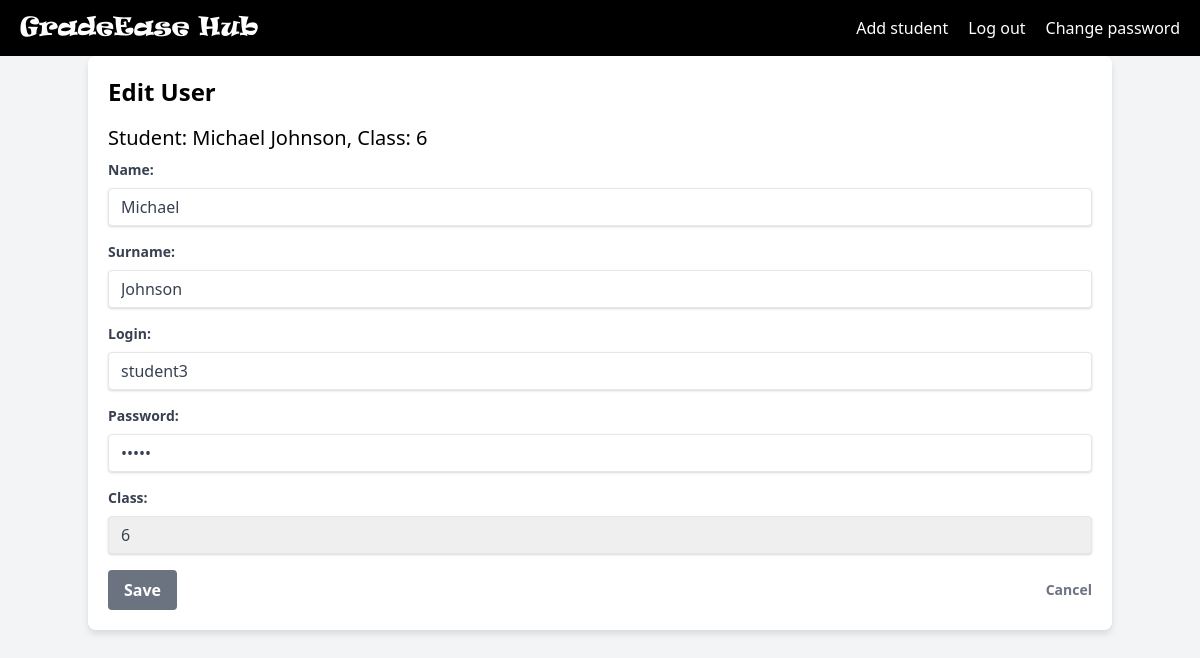
Page /pages/edit.php?student_id=33 (signed in) on the committed database.
### tables this page shows
CREATE TABLE `students` (
  `student_id` int(11) NOT NULL,
  `user_id` int(11) NOT NULL,
  `class` varchar(50) NOT NULL
);

CREATE TABLE `users` (
  `user_id` int(11) NOT NULL,
  `login` varchar(50) NOT NULL,
  `password` varchar(255) NOT NULL,
  `name` varchar(50) NOT NULL,
  `surname` varchar(50) NOT NULL,
  `role_as` tinyint(4) NOT NULL DEFAULT 0,
  `date_of_birth` date DEFAULT NULL,
  `created_at` timestamp NOT NULL DEFAULT current_timestamp()
);

### pages/edit.php (the view, shortened to what this page needs)
<?php
include_once "../scripts/connect.php";
$user_id = $_GET['student_id'];
$sql_student = "
    SELECT users.name, users.surname, users.login, students.class
    FROM users
    INNER JOIN students ON users.user_id = students.user_id
    WHERE users.user_id = :user_id
";
$stmt_student = $conn->prepare($sql_student);
$stmt_student->bindParam(':user_id', $user_id, PDO::PARAM_INT);
$stmt_student->execute();
$student = $stmt_student->fetch(PDO::FETCH_ASSOC);
?>
<!DOCTYPE html>
<html lang="en">
<head>
    <link href="https://cdn.jsdelivr.net/npm/tailwindcss@2.2.19/dist/tailwind.min.css" rel="stylesheet">
    <link rel="stylesheet" href="../css/student.css">
</head>
<body>
    <div class="navbar">
    <div class="navbar-brand">
            <a href="admin.php" class="text-white">GradeEase Hub</a>
        </div>
        <div class="navbar-links">
            <a href="addstudent.php">Add student</a>
            <a href="../scripts/logout.php">Log out</a>
            <a href="change_passw.php">Change password</a>
        </div>
    </div>
    <div class="container mx-auto p-4">
        <h1 class="text-2xl font-bold mb-4">Edit User</h1>
        <div>
            <h2 class="text-xl mb-2">Student: <?php echo htmlspecialchars($student['name'] . ' ' . $student['surname']); ?>, Class: <?php echo htmlspecialchars($student['class']); ?></h2>
            <form action="edit.php?student_id=<?php echo htmlspecialchars($user_id); ?>" method="POST">
                <div class="mb-4">
                    <label for="name" class="block text-gray-700 text-sm font-bold mb-2">Name:</label>
                    <input type="text" id="name" name="name" value="<?php echo htmlspecialchars($student['name']); ?>" class="shadow appearance-none border rounded w-full py-2 px-3 text-gray-700 leading-tight focus:outline-none focus:shadow-outline">
                </div>
                <div class="mb-4">
                    <label for="surname" class="block text-gray-700 text-sm font-bold mb-2">Surname:</label>
                    <input type="text" id="surname" name="surname" value="<?php echo htmlspecialchars($student['surname']); ?>" class="shadow appearance-none border rounded w-full py-2 px-3 text-gray-700 leading-tight focus:outline-none focus:shadow-outline">
                </div>
                <div class="mb-4">
                    <label for="login" class="block text-gray-700 text-sm font-bold mb-2">Login:</label>
                    <input type="text" id="login" name="login" value="<?php echo htmlspecialchars($student['login']); ?>" class="shadow appearance-none border rounded w-full py-2 px-3 text-gray-700 leading-tight focus:outline-none focus:shadow-outline">
                </div>
                <div class="mb-4">
                    <label for="password" class="block text-gray-700 text-sm font-bold mb-2">Password:</label>
                    <input type="password" id="password" name="password" value="12345" class="shadow appearance-none border rounded w-full py-2 px-3 text-gray-700 leading-tight focus:outline-none focus:shadow-outline">
                </div>
                <div class="mb-4">
                    <label for="class" class="block text-gray-700 text-sm font-bold mb-2">Class:</label>
                    <select id="class" name="class" class="shadow appearance-none border rounded w-full py-2 px-3 text-gray-700 leading-tight focus:outline-none focus:shadow-outline">
                        <?php for ($i = 1; $i <= 8; $i++) { ?>
                            <option value="<?php echo $i; ?>" <?php echo ($student['class'] == $i) ? 'selected' : ''; ?>><?php echo $i; ?></option>
                        <?php } ?>
                    </select>
                </div>
                <div class="flex items-center justify-between">
                <button class="bg-gray-500 hover:bg-gray-700 text-white font-bold py-2 px-4 rounded">Save</button>
                <a href="admin.php" class="inline-block align-baseline font-bold text-sm text-gray-500 hover:text-gray-700">Cancel</a>
                </div>
            </form>
        </div>
    </div>
</body>
</html>

### css/student.css (style rules this page uses)
body { background-color: #f3f4f6; }
.container { background-color: #ffffff; padding: 20px; border-radius: 8px; box-shadow: 0 4px 6px rgba(0, 0, 0, 0.1); }
.navbar { background-color: #000000; color: #ffffff; padding: 10px 20px; display: flex; justify-content: space-between; align-items: center; }
.navbar-brand { font-family: 'Ravie', sans-serif; font-size: 1.5rem; font-weight:lighter; }
.navbar-links { display: flex; gap: 20px; }
.navbar-links a { color: #ffffff; text-decoration: none; font-size: 1rem; }

### rows in the picture
students: user.surname "Michael Johnson", class "6", name "Michael", surname "Johnson", login "student3"
